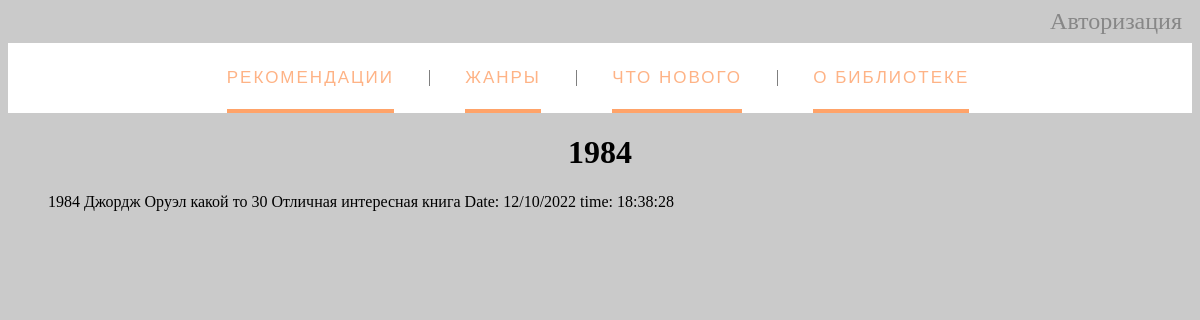
Page /booklist on the committed database.
### tables this page shows
CREATE TABLE mainmenu (
id integer PRIMARY KEY AUTOINCREMENT,
title next NOT NULL,
url text NOT NULL
);

CREATE TABLE "books" (
	"id"	integer,
	"title"	text NOT NULL,
	"author"	text NOT NULL,
	"year"	integer NOT NULL,
	"number"	integer NOT NULL,
	"descript"	text NOT NULL,
	"dt_string"	TEXT NOT NULL,
	PRIMARY KEY("id" AUTOINCREMENT)
);

### flsite.py (the view)
@app.route('/booklist', methods=["POST", "GET"])
def booklist():
    db = get_db()
    dbase = FDataBase(db)
    title, author, year, number, descript, dt_string = dbase.booklist()
    if not title:
        abort(404)
    return render_template('booklist.html', menu=dbase.getMenu(), title=title, author=author,
                            year=year, number=number, descript=descript, dt_string=dt_string)

### FDataBase.py (called while the page is built)
    def getMenu(self):
        sql = '''SELECT * FROM mainmenu'''
        try:
            self.__cur.execute(sql)
            res = self.__cur.fetchall()
            if res:
                return res
        except:
            print('Ошибка чтения БД')
        return []

    def booklist(self):
        try:
            self.__cur.execute("""SELECT title, author, year, number, descript, dt_string FROM books""")
            for res in self.__cur.execute("""SELECT title, author, year, number, descript, dt_string FROM books"""):
                print(res)
            if res:
                return res
        except:
            print('Ошибка чтения БД')
        return []

### flsite.py (called while the page is built)
def connect_db():
    conn = sqlite3.connect(app.config['DATABASE'])
    conn.row_factory = sqlite3.Row
    return conn

def get_db():
    if not hasattr(g, 'link_dv'):
        g.link_db = connect_db()
    return g.link_db

@app.teardown_appcontext
def closed_db(error):
    if hasattr(g, 'link_db'):
        g.link_db.close()

### templates/booklist.html (shortened to what this page needs)
{% extends 'base.html' %}
{% block content %}
{{ super() }}
<ul >
    <li>{{title}}</li>
    <li>{{author}}</li>
    <li>{{year}}</li>
    <li>{{number}}</li>
    <li>{{descript}}</li>
    <li>{{dt_string}}</li>
</ul>
{% endblock %}

### templates/base.html (shortened to what this page needs)
<!DOCTYPE html>
<html lang="ru">
<head>
    <link rel="stylesheet" href ="{{ url_for('static', filename='styles.css' )}}" type="text/css" >
</head>
<body>
    <div class="login"><a href="auth">Авторизация</a></div>
    <nav>
        {% block content -%}
            {%- block menu_main -%}
        <ul class="menu-main" >
            {% for m in menu %}
            <li><a href="{{m.url}}" class="current">{{m.title}}</a></li>
            {% endfor %}
        </ul>
            {% endblock menu_main -%}
    </nav>
    <div class="content">
        {% if title -%}
    <h1 class="title">{{title}}</h1>
        {% else -%}
    <h1 class="title">Library 1324</h1>
        {% endif %}
        {% endblock -%}
    </div>
</body>
</html>

### static/styles.css (style rules this page uses)
body { background: rgb(202, 202, 202); }
.menu-main { list-style: none; margin: 8px 0 5px; padding: 25px 0 5px; text-align: center; background: white; }
.menu-main li { display: inline-block; }
.menu-main li:after { content: "|"; color: #606060; display: inline-block; vertical-align:top; }
.menu-main li:last-child:after { content: none; }
.menu-main a { text-decoration: none; font-family: 'Ubuntu Condensed', sans-serif; letter-spacing: 2px; position: relative; padding-bottom: 20px; margin: 0 34px 0 30px; font-size: 17px; text-transform: uppercase; display: inline-block; transition: color .2s; }
.menu-main a, .menu-main a:visited { color: #9d999d; }
.menu-main a.current, .menu-main a:hover { color: #feb386; }
.menu-main a:before, .menu-main a:after { content: ""; position: absolute; height: 4px; top: auto; right: 50%; bottom: -5px; left: 50%; background: #ffa369; transition: .8s; }
.menu-main .current:before { left: 0; }
.menu-main .current:after { right: 0; }
.login { text-align: right; margin-right: 10px; font-size: 18pt; }
.login a { text-decoration: none; color: rgb(135, 135, 135); }
.title { text-align: center; }

### templates/booklist.html (style rules this page uses)
li { display: inline-block; }

### rows in the picture
mainmenu: title "РЕКОМЕНДАЦИИ"
mainmenu: title "ЖАНРЫ"
mainmenu: title "ЧТО НОВОГО"
mainmenu: title "О БИБЛИОТЕКЕ"
books: title "1984", author "Джордж Оруэл", year "какой то", descript "Отличная интересная книга", dt_string "Date: 12/10/2022 time: 18:38:28"

### other values in the picture
{{ number }} "30"
